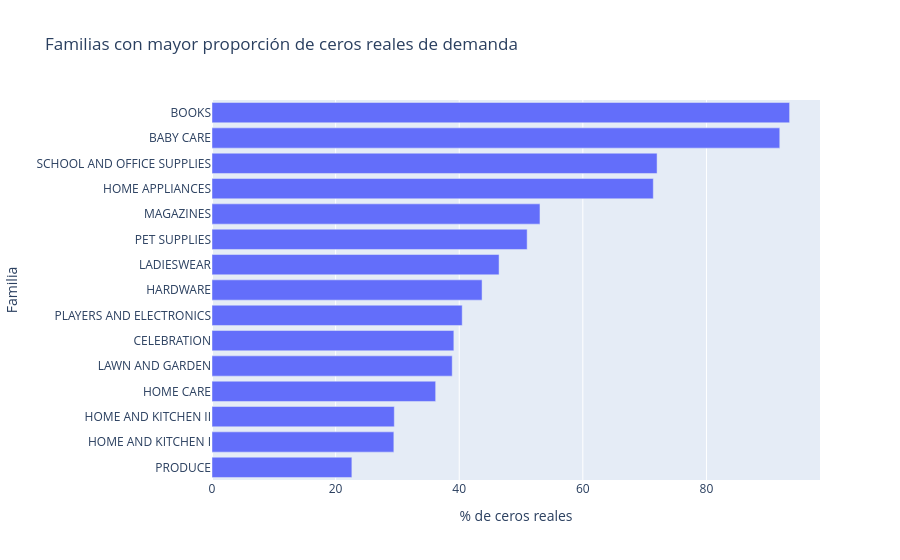

Notebook cell for this chart:
### Code cell
fig = px.bar(
    zero_sales_by_family.head(15),
    x="pct_zero",
    y="family",
    orientation="h",
    title="Familias con mayor proporción de ceros reales de demanda"
)

fig.update_layout(
    yaxis={"categoryorder": "total ascending"},
    xaxis_title="% de ceros reales",
    yaxis_title="Familia"
)

fig.show()

### Figure 1 — Plotly figure (JSON) as saved in the notebook; plotly's stock layout.template omitted (floating-point values rounded to 4 significant figures)
{"data": [{"hovertemplate": "pct_zero=%{x}<br>family=%{y}<extra></extra>", "legendgroup": "", "marker": {"color": "#636efa", "pattern": {"shape": ""}}, "name": "", "orientation": "h", "showlegend": false, "textposition": "auto", "type": "bar", "x": [93.45, 91.86, 72.01, 71.4, 53.07, 50.99, 46.45, 43.7, 40.48, 39.13, 38.87, 36.19, 29.5, 29.42, 22.63], "xaxis": "x", "y": ["BOOKS", "BABY CARE", "SCHOOL AND OFFICE SUPPLIES", "HOME APPLIANCES", "MAGAZINES", "PET SUPPLIES", "LADIESWEAR", "HARDWARE", "PLAYERS AND ELECTRONICS", "CELEBRATION", "LAWN AND GARDEN", "HOME CARE", "HOME AND KITCHEN II", "HOME AND KITCHEN I", "PRODUCE"], "yaxis": "y"}], "layout": {"barmode": "relative", "legend": {"tracegroupgap": 0}, "title": {"text": "Familias con mayor proporción de ceros reales de demanda"}, "xaxis": {"anchor": "y", "domain": [0, 1], "title": {"text": "% de ceros reales"}}, "yaxis": {"anchor": "x", "categoryorder": "total ascending", "domain": [0, 1], "title": {"text": "Familia"}}}}
